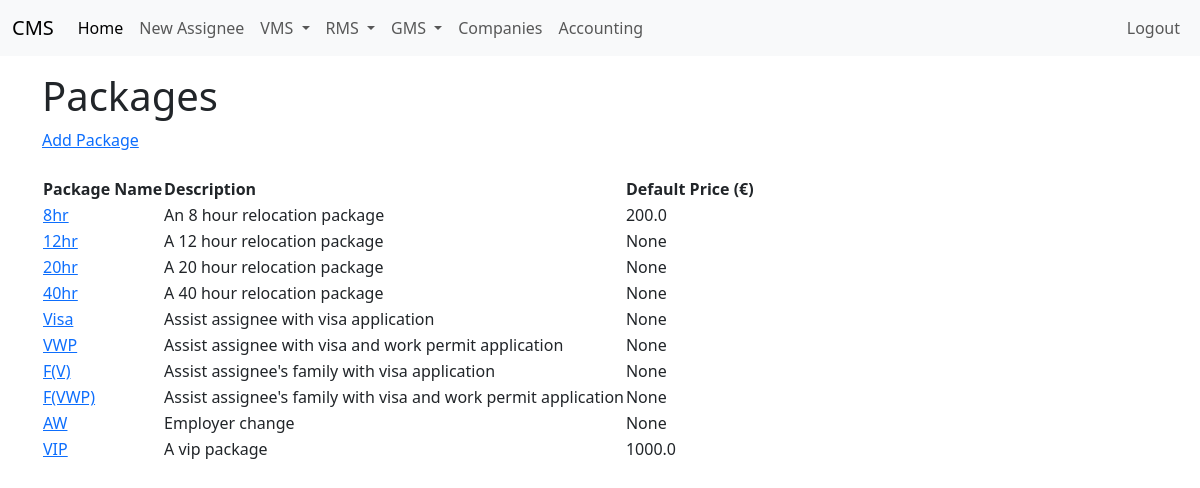
/packages (signed in), run on the app's committed database.
### app/models.py (models this page shows, shortened)
class Package(db.Model):
    id: so.Mapped[int] = so.mapped_column(primary_key=True)
    name: so.Mapped[str] = so.mapped_column(sa.String(100), index=True, unique=True)
    default_price: so.Mapped[float] = so.mapped_column(sa.Float, nullable=True)
    description: so.Mapped[Optional[str]] = so.mapped_column(sa.String(500))
    company_packages: so.Mapped[List["CompanyPackage"]] = so.relationship(back_populates="package")
    assignees: so.Mapped[List["Assignee"]] = so.relationship(
        secondary="assignee_package",
        back_populates="packages"
    )

### app/routes.py (the view)
@app.route("/packages", methods=["GET"])
@login_required
def packages():
    packages = Package.query.all()
    return render_template("packages.html", title="Packages", packages=packages)

### app/models.py (called while the page is built)
@login.user_loader
def load_user(id):
    return db.session.get(User, int(id))

### app/templates/packages.html
{% extends "base.html" %}
{% block content %}
<h1>Packages</h1>
<a href="{{url_for('add_package')}}">Add Package</a><br><br>
<table>
    <tr>
        <th>Package Name</th>
        <th>Description</th>
        <th>Default Price (€)</th>
    </tr>
    {% for package in packages %}
        <tr>
            <td><a href="{{url_for('edit_package', package_id = package.id)}}">{{ package.name }}</a> </td>
            <td>{{ package.description }} </td>
            <td>{{ package.default_price }} </td>
        </tr>
    {% endfor %}
</table>
{% endblock %}

### data on the page
Package: name "8hr", description "An 8 hour relocation package", default_price "200.0"
Package: name "12hr", description "A 12 hour relocation package", default_price "None"
Package: name "20hr", description "A 20 hour relocation package", default_price "None"
Package: name "40hr", description "A 40 hour relocation package", default_price "None"
Package: name "Visa", description "Assist assignee with visa application", default_price "None"
Package: name "VWP", description "Assist assignee with visa and work permit application", default_price "None"
Package: name "F(V)", description "Assist assignee's family with visa application", default_price "None"
Package: name "F(VWP)", description "Assist assignee's family with visa and work permit application", default_price "None"
Package: name "AW", description "Employer change", default_price "None"
Package: name "VIP", description "A vip package", default_price "1000.0"
